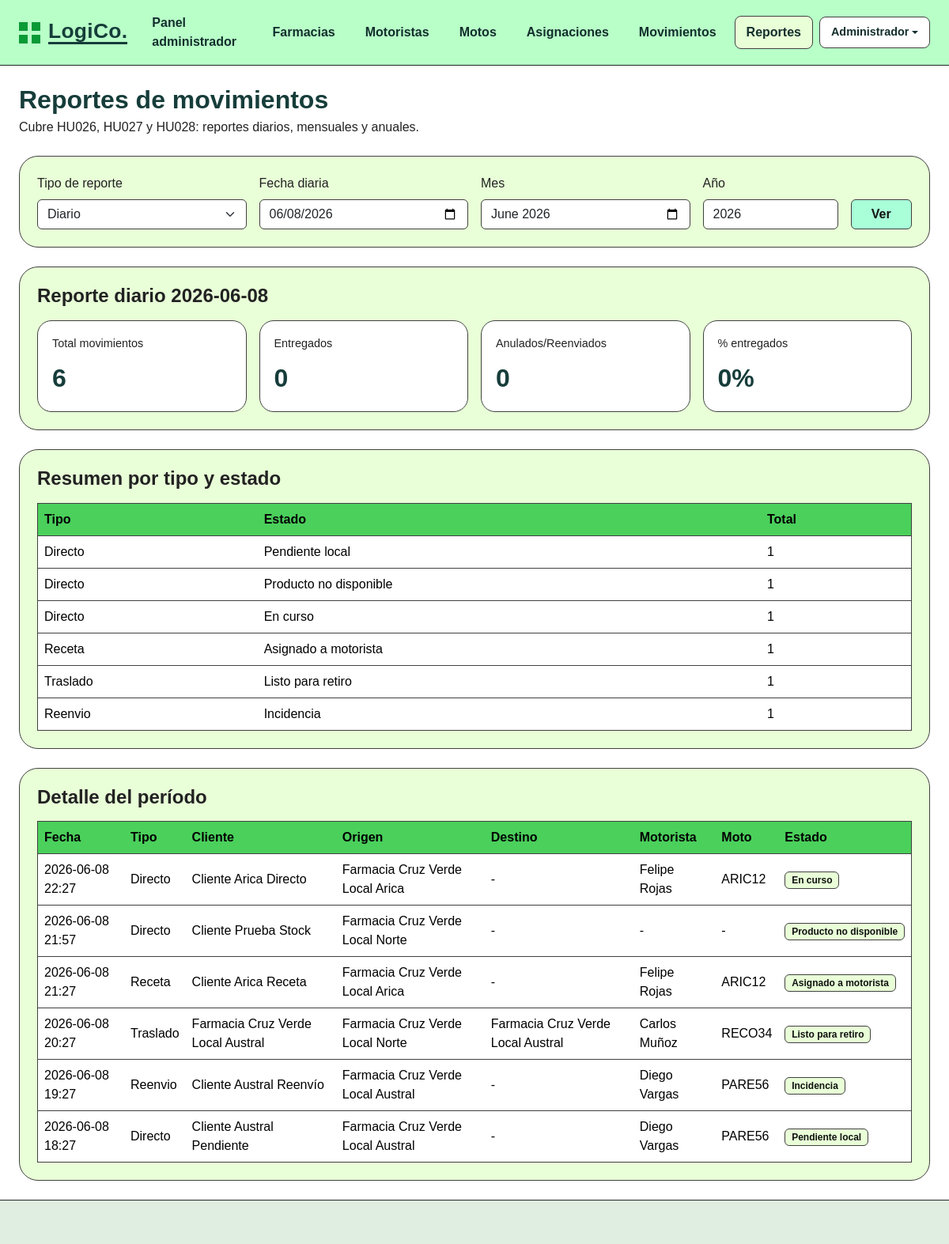
The page /modulos_page/reportes.php (signed in) on the database its author committed.
### tables this page shows
CREATE TABLE movimientos (
    id INT NOT NULL AUTO_INCREMENT,
    codigo_pedido VARCHAR(30) NOT NULL UNIQUE,
    tipo ENUM('Directo','Receta','Traslado','Reenvio') NOT NULL DEFAULT 'Directo',
    farmacia_origen_id INT NULL,
    farmacia_destino_id INT NULL,
    motorista_id INT NULL,
    moto_id INT NULL,
    fecha_movimiento DATETIME NOT NULL DEFAULT CURRENT_TIMESTAMP,
    fecha_entrega DATETIME NULL,
    cliente_nombre VARCHAR(120) NOT NULL,
    direccion_entrega VARCHAR(180) NOT NULL,
    telefono_cliente VARCHAR(30) NULL,
    descripcion VARCHAR(255) NULL,
    requiere_receta TINYINT(1) NOT NULL DEFAULT 0,
    receta_retirada TINYINT(1) NOT NULL DEFAULT 0,
    disponibilidad_producto ENUM('Pendiente','Disponible','No disponible') NOT NULL DEFAULT 'Pendiente',
    estado ENUM('Pendiente local','Producto no disponible','Preparando','Listo para retiro','Asignado a motorista','En curso','Terminado','No entregado','Incidencia','Anulado','Reenviado') NOT NULL DEFAULT 'Pendiente local',
    incidencia_descripcion TEXT NULL,
    motivo_anulacion VARCHAR(255) NULL,
    creado_por_usuario_id INT NULL,
    creado_en TIMESTAMP DEFAULT CURRENT_TIMESTAMP,
    actualizado_en TIMESTAMP DEFAULT CURRENT_TIMESTAMP ON UPDATE CURRENT_TIMESTAMP,
    CONSTRAINT pk_movimientos PRIMARY KEY (id),
    CONSTRAINT fk_movimientos_farmacia_origen FOREIGN KEY (farmacia_origen_id)
        REFERENCES farmacias(id)
        ON UPDATE CASCADE
        ON DELETE SET NULL,
    CONSTRAINT fk_movimientos_farmacia_destino FOREIGN KEY (farmacia_destino_id)
        REFERENCES farmacias(id)
        ON UPDATE CASCADE
        ON DELETE SET NULL,
    CONSTRAINT fk_movimientos_motorista FOREIGN KEY (motorista_id)
        REFERENCES motoristas(id)
        ON UPDATE CASCADE
        ON DELETE SET NULL,
    CONSTRAINT fk_movimientos_moto FOREIGN KEY (moto_id)
        REFERENCES motos(id)
        ON UPDATE CASCADE
        ON DELETE SET NULL,
    CONSTRAINT fk_movimientos_usuario_creador FOREIGN KEY (creado_por_usuario_id)
        REFERENCES usuarios(id)
        ON UPDATE CASCADE
        ON DELETE SET NULL
);

CREATE TABLE farmacias (
    id INT NOT NULL AUTO_INCREMENT,
    codigo VARCHAR(20) NOT NULL UNIQUE,
    nombre VARCHAR(120) NOT NULL,
    direccion VARCHAR(180) NOT NULL,
    comuna VARCHAR(80) NOT NULL,
    provincia VARCHAR(80) NOT NULL,
    region VARCHAR(120) NOT NULL,
    telefono VARCHAR(30) NOT NULL,
    tipo ENUM('Central','Local') NOT NULL DEFAULT 'Local',
    estado ENUM('Activa','Inactiva') NOT NULL DEFAULT 'Activa',
    creado_en TIMESTAMP DEFAULT CURRENT_TIMESTAMP,
    actualizado_en TIMESTAMP DEFAULT CURRENT_TIMESTAMP ON UPDATE CURRENT_TIMESTAMP,
    CONSTRAINT pk_farmacias PRIMARY KEY (id)
);

CREATE TABLE motoristas (
    id INT NOT NULL AUTO_INCREMENT,
    farmacia_id INT NULL,
    rut VARCHAR(15) NOT NULL UNIQUE,
    nombres VARCHAR(80) NOT NULL,
    apellidos VARCHAR(80) NOT NULL,
    direccion VARCHAR(180) NOT NULL,
    comuna VARCHAR(80) NOT NULL,
    provincia VARCHAR(80) NOT NULL,
    region VARCHAR(120) NOT NULL,
    telefono VARCHAR(30) NOT NULL,
    correo VARCHAR(120) NOT NULL,
    licencia VARCHAR(40) NOT NULL,
    estado ENUM('Activo','Inactivo') NOT NULL DEFAULT 'Activo',
    creado_en TIMESTAMP DEFAULT CURRENT_TIMESTAMP,
    actualizado_en TIMESTAMP DEFAULT CURRENT_TIMESTAMP ON UPDATE CURRENT_TIMESTAMP,
    CONSTRAINT pk_motoristas PRIMARY KEY (id),
    CONSTRAINT fk_motoristas_farmacias FOREIGN KEY (farmacia_id)
        REFERENCES farmacias(id)
        ON UPDATE CASCADE
        ON DELETE SET NULL
);

CREATE TABLE motos (
    id INT NOT NULL AUTO_INCREMENT,
    motorista_id INT NULL,
    patente VARCHAR(12) NOT NULL UNIQUE,
    marca VARCHAR(80) NOT NULL,
    modelo VARCHAR(80) NOT NULL,
    anio INT NOT NULL,
    estado ENUM('Disponible','En uso','Mantención','Inactiva') NOT NULL DEFAULT 'Disponible',
    creado_en TIMESTAMP DEFAULT CURRENT_TIMESTAMP,
    actualizado_en TIMESTAMP DEFAULT CURRENT_TIMESTAMP ON UPDATE CURRENT_TIMESTAMP,
    CONSTRAINT pk_motos PRIMARY KEY (id),
    CONSTRAINT fk_motos_motoristas FOREIGN KEY (motorista_id)
        REFERENCES motoristas(id)
        ON UPDATE CASCADE
        ON DELETE SET NULL
);

### includes/functions.php (called while the page is built, shortened)
<?php
function e(?string $value): string
{
    return htmlspecialchars((string)$value, ENT_QUOTES, 'UTF-8');
}

### modulos_page/reportes.php (the view, shortened to what this page needs)
<?php
require_once __DIR__ . '/../config/database.php';
require_once __DIR__ . '/../includes/functions.php';
$scope = $_GET['scope'] ?? 'diario';
$fecha = $_GET['fecha'] ?? date('Y-m-d');
$mes = $_GET['mes'] ?? date('Y-m');
$anio = $_GET['anio'] ?? date('Y');
$params = [];
$where = '';
$title = '';
if ($scope === 'diario') {
    $where = 'DATE(m.fecha_movimiento) = ?';
    $params[] = $fecha;
    $title = 'Reporte diario ' . $fecha;
} elseif ($scope === 'mensual') {
    $where = "DATE_FORMAT(m.fecha_movimiento, '%Y-%m') = ?";
    $params[] = $mes;
    $title = 'Reporte mensual ' . $mes;
} else {
    $where = 'YEAR(m.fecha_movimiento) = ?';
    $params[] = (int)$anio;
    $title = 'Reporte anual ' . $anio;
}
$stmt = $pdo->prepare("SELECT m.tipo, m.estado, COUNT(*) AS total
    FROM movimientos m
    WHERE {$where}
    GROUP BY m.tipo, m.estado
    ORDER BY m.tipo, m.estado");
$stmt->execute($params);
$resumen = $stmt->fetchAll();
$stmt = $pdo->prepare("SELECT m.*, fo.nombre AS farmacia_origen, fd.nombre AS farmacia_destino,
        mt.nombres, mt.apellidos, mo.patente
    FROM movimientos m
    LEFT JOIN farmacias fo ON fo.id = m.farmacia_origen_id
    LEFT JOIN farmacias fd ON fd.id = m.farmacia_destino_id
    LEFT JOIN motoristas mt ON mt.id = m.motorista_id
    LEFT JOIN motos mo ON mo.id = m.moto_id
    WHERE {$where}
    ORDER BY m.fecha_movimiento DESC, m.id DESC");
$stmt->execute($params);
$detalle = $stmt->fetchAll();
$totales = [
    'total' => count($detalle),
    'entregados' => 0,
    'anulados' => 0,
    'reenviados' => 0,
    'en_ruta' => 0,
];
$porcentajeEntregados = $totales['total'] > 0 ? round(($totales['entregados'] / $totales['total']) * 100, 1) : 0;
require_once __DIR__ . '/../includes/header.php';
?>
<div class="d-flex flex-column flex-lg-row align-items-lg-center justify-content-between gap-3 mb-4">
    <div>
        <h1 class="section-title h2 mb-1">Reportes de movimientos</h1>
        <p class="mb-0">Cubre HU026, HU027 y HU028: reportes diarios, mensuales y anuales.</p>
    </div>
</div>
<section class="panel-card mb-4">
    <form method="get" class="row g-3 align-items-end">
        <div class="col-12 col-md-3"><label class="form-label">Tipo de reporte</label><select name="scope" class="form-select"><option value="diario" <?= $scope === 'diario' ? 'selected' : '' ?>>Diario</option></select></div>
        <div class="col-12 col-md-3"><label class="form-label">Fecha diaria</label><input type="date" name="fecha" class="form-control" value="<?= e($fecha) ?>"></div>
        <div class="col-12 col-md-3"><label class="form-label">Mes</label><input type="month" name="mes" class="form-control" value="<?= e($mes) ?>"></div>
        <div class="col-12 col-md-2"><label class="form-label">Año</label><input type="number" name="anio" class="form-control" value="<?= e((string)$anio) ?>" min="2020" max="2035"></div>
        <div class="col-12 col-md-1"><button class="btn btn-logico w-100" type="submit">Ver</button></div>
    </form>
</section>
<section class="panel-card mb-4">
    <h2 class="h4 fw-bold mb-3"><?= e($title) ?></h2>
    <div class="row g-3">
        <div class="col-6 col-lg-3"><div class="metric-card"><span>Total movimientos</span><strong><?= e((string)$totales['total']) ?></strong></div></div>
        <div class="col-6 col-lg-3"><div class="metric-card"><span>Entregados</span><strong><?= e((string)$totales['entregados']) ?></strong></div></div>
        <div class="col-6 col-lg-3"><div class="metric-card"><span>Anulados/Reenviados</span><strong><?= e((string)($totales['anulados'] + $totales['reenviados'])) ?></strong></div></div>
        <div class="col-6 col-lg-3"><div class="metric-card"><span>% entregados</span><strong><?= e((string)$porcentajeEntregados) ?>%</strong></div></div>
    </div>
</section>
<section class="panel-card mb-4">
    <h2 class="h4 fw-bold mb-3">Resumen por tipo y estado</h2>
    <?php if (!$resumen): ?>
        <div class="empty-state">No existen datos para el período seleccionado.</div>
    <?php else: ?>
        <div class="table-responsive">
            <table class="table table-logico align-middle mb-0">
                <thead><tr><th>Tipo</th><th>Estado</th><th>Total</th></tr></thead>
                <tbody><?php foreach ($resumen as $row): ?><tr><td><?= e($row['tipo']) ?></td><td><?= e($row['estado']) ?></td><td><?= e((string)$row['total']) ?></td></tr><?php endforeach; ?></tbody>
            </table>
        </div>
    <?php endif; ?>
</section>
<section class="panel-card">
    <h2 class="h4 fw-bold mb-3">Detalle del período</h2>
    <?php if (!$detalle): ?>
        <div class="empty-state">No existen movimientos para mostrar.</div>
    <?php else: ?>
        <div class="table-responsive">
            <table class="table table-logico align-middle mb-0">
                <thead><tr><th>Fecha</th><th>Tipo</th><th>Cliente</th><th>Origen</th><th>Destino</th><th>Motorista</th><th>Moto</th><th>Estado</th></tr></thead>
                <tbody>
                <?php foreach ($detalle as $row): ?>
                    <tr>
                        <td><?= e(substr((string)$row['fecha_movimiento'], 0, 16)) ?></td>
                        <td><?= e($row['tipo']) ?></td>
                        <td><?= e($row['cliente_nombre']) ?></td>
                        <td><?= e($row['farmacia_origen'] ?? '-') ?></td>
                        <td><?= e($row['farmacia_destino'] ?? '-') ?></td>
                        <td><?= e(trim(($row['nombres'] ?? '') . ' ' . ($row['apellidos'] ?? '')) ?: '-') ?></td>
                        <td><?= e($row['patente'] ?? '-') ?></td>
                        <td><span class="badge badge-logico"><?= e($row['estado']) ?></span></td>
                    </tr>
                <?php endforeach; ?>
                </tbody>
            </table>
        </div>
    <?php endif; ?>
</section>
<?php require_once __DIR__ . '/../includes/footer.php'; ?>

### public/assets/css/styles.css (style rules this page uses)
:root { --logico-dark: #163d3a; --logico-green: #b8ffc8; --logico-green-soft: #e8ffd7; --logico-green-muted: #dfeee0; --logico-button: #a8ffd8; --logico-border: #404040; --logico-bg: #ffffff; }
* { box-sizing: border-box; }
body { min-height: 100vh; margin: 0; background: var(--logico-bg); color: #222; font-family: Arial, Helvetica, sans-serif; }
.hero-card, .panel-card { background: var(--logico-green-soft); border: 1px solid var(--logico-border); border-radius: 24px; }
.panel-card { padding: 22px; }
.btn-logico { background: var(--logico-button); border: 1px solid var(--logico-border); color: #111; font-weight: 600; }
.table-logico { border: 1px solid var(--logico-border); }
.table-logico thead th { background: #4bd05c; border-color: var(--logico-border); color: #000; vertical-align: middle; }
.table-logico td, .table-logico th { border-color: var(--logico-border); }
.form-control, .form-select { border: 1px solid var(--logico-border); }
.section-title { color: var(--logico-dark); font-weight: 800; }
.badge-logico { background: var(--logico-green-soft); border: 1px solid var(--logico-border); color: #111; }
.metric-card { background: #fff; border: 1px solid var(--logico-border); border-radius: 18px; padding: 18px; min-height: 110px; }
.metric-card span { display: block; font-size: .9rem; margin-bottom: 8px; }
.metric-card strong { display: block; font-size: 2rem; color: var(--logico-dark); }

### rows shown on the page
movimientos: fecha_movimiento "2026-06-08 22:27", tipo "Directo", cliente_nombre "Cliente Arica Directo", farmacia_origen.nombre "Farmacia Cruz Verde Local Arica", farmacia_destino "-", motorista.apellidos "Felipe Rojas", moto.patente "ARIC12", estado "En curso"
movimientos: fecha_movimiento "2026-06-08 21:57", tipo "Directo", cliente_nombre "Cliente Prueba Stock", farmacia_origen.nombre "Farmacia Cruz Verde Local Norte", farmacia_destino "-", apellidos "-", patente "-", estado "Producto no disponible"
movimientos: fecha_movimiento "2026-06-08 21:27", tipo "Receta", cliente_nombre "Cliente Arica Receta", farmacia_origen.nombre "Farmacia Cruz Verde Local Arica", farmacia_destino "-", motorista.apellidos "Felipe Rojas", moto.patente "ARIC12", estado "Asignado a motorista"
movimientos: fecha_movimiento "2026-06-08 20:27", tipo "Traslado", cliente_nombre "Farmacia Cruz Verde Local Austral", farmacia_origen.nombre "Farmacia Cruz Verde Local Norte", farmacia_destino.nombre "Farmacia Cruz Verde Local Austral", motorista.apellidos "Carlos Muñoz", moto.patente "RECO34", estado "Listo para retiro"
movimientos: fecha_movimiento "2026-06-08 19:27", tipo "Reenvio", cliente_nombre "Cliente Austral Reenvío", farmacia_origen.nombre "Farmacia Cruz Verde Local Austral", farmacia_destino "-", motorista.apellidos "Diego Vargas", moto.patente "PARE56", estado "Incidencia"
movimientos: fecha_movimiento "2026-06-08 18:27", tipo "Directo", cliente_nombre "Cliente Austral Pendiente", farmacia_origen.nombre "Farmacia Cruz Verde Local Austral", farmacia_destino "-", motorista.apellidos "Diego Vargas", moto.patente "PARE56", estado "Pendiente local"

### other values the page prints
$role "Administrador"
$title "Reporte diario 2026-06-08"
$totales['total'] "6"
$totales['entregados'] "0"
$totales['anulados'] + $totales['reenviados'] "0"
$porcentajeEntregados "0"
$row['tipo'] "Directo"
$row['estado'] "Pendiente local"
$row['total'] "1"
$row['estado'] "Producto no disponible"
$row['estado'] "En curso"
$row['tipo'] "Receta"
$row['estado'] "Asignado a motorista"
$row['tipo'] "Traslado"
$row['estado'] "Listo para retiro"
